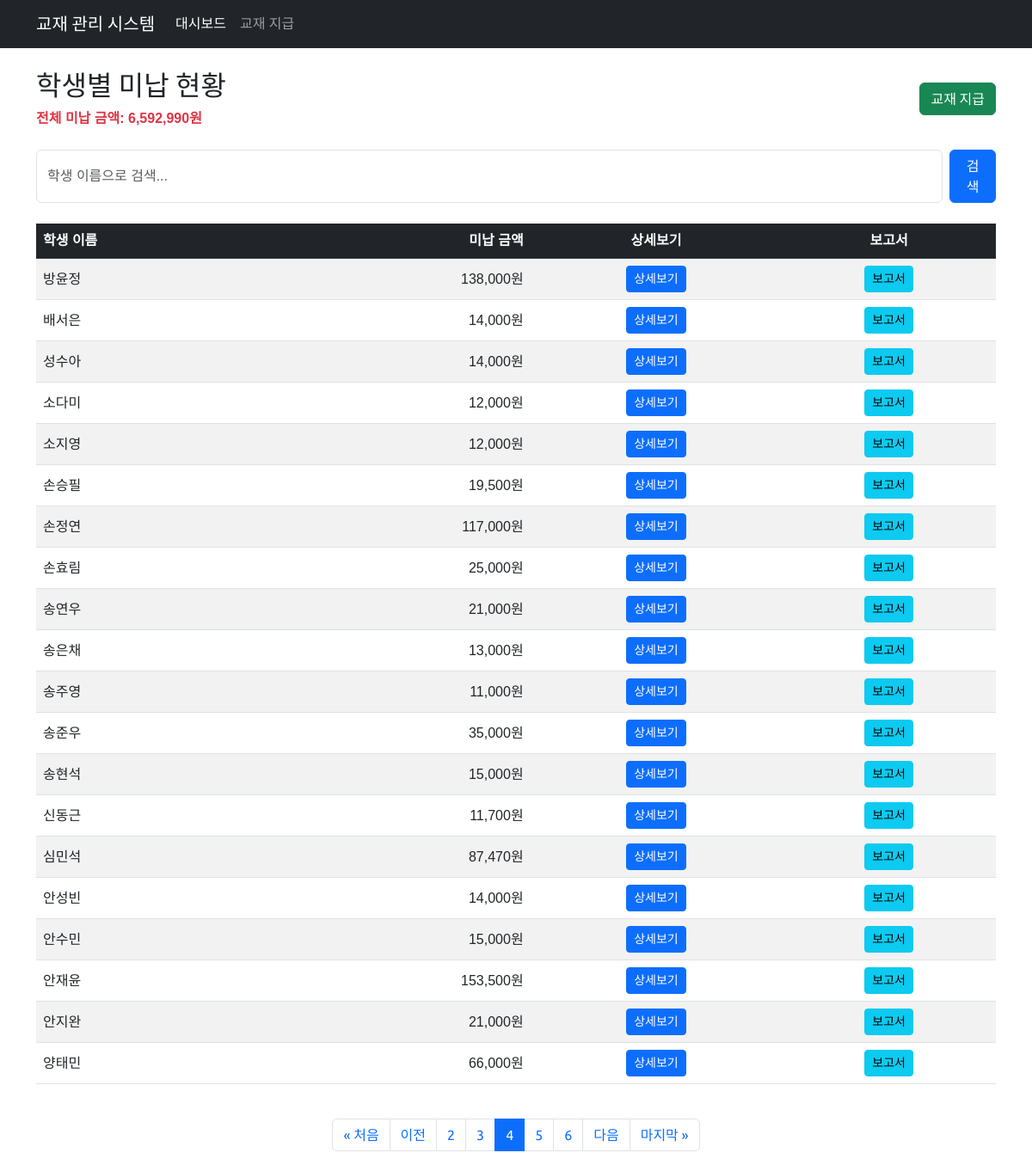
The page /textbook/dashboard/?page=4 on the database its author committed.
### textbook/models.py (models this page shows, shortened)
class Student(models.Model):
    name = models.CharField(max_length=255, unique=True, verbose_name='학생')
    class Meta:
        db_table = 'student'
        ordering = ['name']
        verbose_name = '학생'
        verbose_name_plural = '학생'

### textbook/views.py (the view)
# urls.py: path('dashboard/', views.dashboard, name='dashboard'),
def dashboard(request):
    search_query = request.GET.get('search', '').strip()
    students = Student.objects.annotate(
        unpaid_amount=Sum(
            'books__price',
            filter=Q(books__payment_date__isnull=True)
        )
    )
    if search_query:
        students = students.filter(name__icontains=search_query)
    else:
        students = students.filter(unpaid_amount__gt=0)
    students = students.order_by('name')
    total_students = students.count()
    total_unpaid = sum(student.unpaid_amount or 0 for student in students)
    paginator = Paginator(students, 20)  # 한 페이지당 20명
    page = request.GET.get('page')
    try:
        students_page = paginator.page(page)
    except PageNotAnInteger:
        students_page = paginator.page(1)
    except EmptyPage:
        students_page = paginator.page(paginator.num_pages)
    current_page = students_page.number
    total_pages = paginator.num_pages
    page_range = range(max(1, current_page - 2),
                      min(total_pages + 1, current_page + 3))
    context = {
        'students': students_page,
        'search_query': search_query,
        'total_students': total_students,
        'total_unpaid': total_unpaid,
        'page_range': page_range,
        'total_pages': total_pages,
        'current_page': current_page
    }
    return render(request, 'textbook/dashboard.html', context)

### textbook/templates/textbook/dashboard.html (shortened to what this page needs)
{% extends 'textbook/base.html' %}
{% load humanize %}
{% block content %}
<div class="row">
  <div class="col-12">
    <div class="d-flex justify-content-between align-items-center mb-4">
      <div>
        <h2>학생별 미납 현황</h2>
        <p class="text-danger mb-0">
          <strong>전체 미납 금액: {{ total_unpaid|intcomma }}원</strong>
        </p>
      </div>
      <div class="d-flex gap-2">
        <a href="{% url 'textbook:issue_book' %}" class="btn btn-success">
          교재 지급
        </a>
      </div>
    </div>
    <div class="mb-4">
      <form method="get" class="d-flex gap-2">
        <input
          type="search"
          name="search"
          class="form-control search-input max-width-300"
          placeholder="학생 이름으로 검색..."
          value="{{ search_query }}"
        />
        <button type="submit" class="btn btn-primary">검색</button>
      </form>
    </div>
    <div class="table-responsive">
      <table class="table table-striped table-hover align-middle">
        <thead class="table-dark">
          <tr>
            <th>학생 이름</th>
            <th class="text-end">미납 금액</th>
            <th class="text-center">상세보기</th>
            <th class="text-center">보고서</th>
          </tr>
        </thead>
        <tbody>
          {% for student in students %}
          <tr>
            <td>{{ student.name }}</td>
            <td class="text-end">{{ student.unpaid_amount|default:0|intcomma }}원</td>
            <td class="text-center">
              <a
                href="{% url 'textbook:student_detail' student.id %}"
                class="btn btn-primary btn-sm"
                >상세보기</a
              >
            </td>
            <td class="text-center">
              <button
                type="button"
                class="btn btn-info btn-sm"
                data-bs-toggle="modal"
                data-bs-target="#reportModal{{ student.id }}"
              >
                보고서
              </button>
            </td>
          </tr>
          {% empty %}
          <tr>
            <td colspan="4" class="text-center">
              {% if search_query %} 검색 결과가 없습니다. {% else %} 미납 교재가 있는 학생이 없습니다. {% endif %}
            </td>
          </tr>
          {% endfor %}
        </tbody>
      </table>
    </div>
    {% if students.paginator.num_pages > 1 %}
    <nav aria-label="페이지 탐색" class="mt-4">
      <ul class="pagination justify-content-center">
        {% if students.has_previous %}
        <li class="page-item">
          <a
            class="page-link"
            href="?page=1{% if search_query %}&search={{ search_query }}{% endif %}"
            >« 처음</a
          >
        </li>
        <li class="page-item">
          <a
            class="page-link"
            href="?page={{ students.previous_page_number }}{% if search_query %}&search={{ search_query }}{% endif %}"
            >이전</a
          >
        </li>
        {% endif %} {% for p in page_range %}
        <li class="page-item {% if p == current_page %}active{% endif %}">
          <a
            class="page-link"
            href="?page={{ p }}{% if search_query %}&search={{ search_query }}{% endif %}"
            >{{ p }}</a
          >
        </li>
        {% endfor %} {% if students.has_next %}
        <li class="page-item">
          <a
            class="page-link"
            href="?page={{ students.next_page_number }}{% if search_query %}&search={{ search_query }}{% endif %}"
            >다음</a
          >
        </li>
        <li class="page-item">
          <a
            class="page-link"
            href="?page={{ total_pages }}{% if search_query %}&search={{ search_query }}{% endif %}"
            >마지막 »</a
          >
        </li>
        {% endif %}
      </ul>
    </nav>
    {% endif %}
  </div>
</div>
{% endblock %}

### textbook/templates/textbook/base.html (style rules this page uses)
body { font-family: 'Noto Sans KR', sans-serif; }
h1, h2, h3, h4, h5, h6, .navbar-brand, .btn, .pagination { font-family: 'Ubuntu', 'Noto Sans KR', sans-serif; }

### rows shown on the page
Student: name "방윤정", unpaid_amount "138,000"
Student: name "배서은", unpaid_amount "14,000"
Student: name "성수아", unpaid_amount "14,000"
Student: name "소다미", unpaid_amount "12,000"
Student: name "소지영", unpaid_amount "12,000"
Student: name "손승필", unpaid_amount "19,500"
Student: name "손정연", unpaid_amount "117,000"
Student: name "손효림", unpaid_amount "25,000"
Student: name "송연우", unpaid_amount "21,000"
Student: name "송은채", unpaid_amount "13,000"
Student: name "송주영", unpaid_amount "11,000"
Student: name "송준우", unpaid_amount "35,000"
Student: name "송현석", unpaid_amount "15,000"
Student: name "신동근", unpaid_amount "11,700"
Student: name "심민석", unpaid_amount "87,470"
Student: name "안성빈", unpaid_amount "14,000"
Student: name "안수민", unpaid_amount "15,000"
Student: name "안재윤", unpaid_amount "153,500"
Student: name "안지완", unpaid_amount "21,000"
Student: name "양태민", unpaid_amount "66,000"

### other values the page prints
{{ total_unpaid|intcomma }} "6,592,990"
{{ p }} "2" "3" "4" "5" "6"
